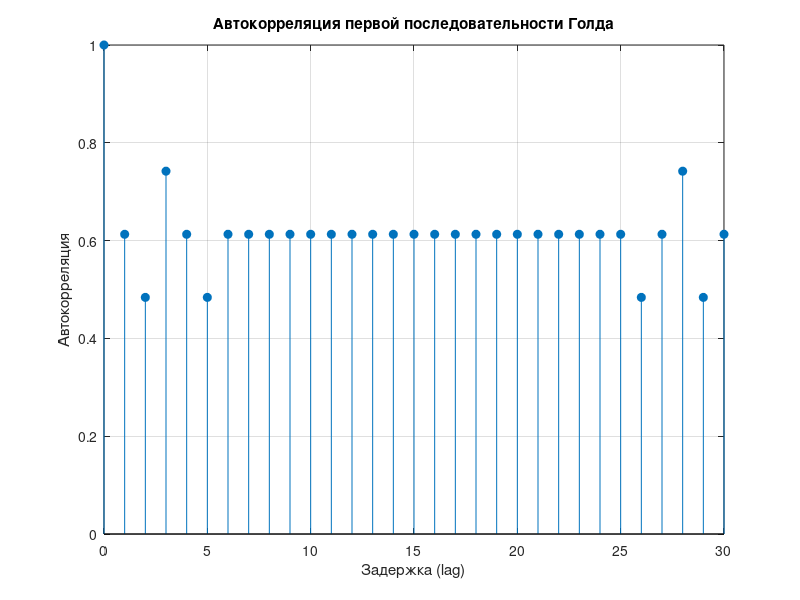

Write the MATLAB code that produced this figure.
function gold_sequences_autocorrelation()
    length_sequence_gold = 31;
    x1 = [0, 0, 1, 0, 0]; % x = 4 в 2СС
    y1 = [0, 1, 1, 0, 1]; % y = x + 7 в 2СС

    gold_sequence_1 = generate_sequence_gold(x1, y1, length_sequence_gold);
    disp('Первая последовательность Голда:');
    disp(gold_sequence_1);
    
    autocorr_values_1 = compute_autocorrelation(gold_sequence_1);
    
    % Построение графика автокорреляции
    figure;
    stem(0:length(gold_sequence_1)-1, autocorr_values_1, 'filled');
    title('Автокорреляция первой последовательности Голда');
    xlabel('Задержка (lag)');
    ylabel('Автокорреляция');
    grid on;

    x2 = [0, 0, 1, 0, 1]; % x + 1 = 5 в 2СС
    y2 = [0, 1, 0, 0, 0]; % y - 5 = 2 в 2СС
    gold_sequence_2 = generate_sequence_gold(x2, y2, length_sequence_gold);
    
    disp('Вторая последовательность Голда:');
    disp(gold_sequence_2);
    
    cross_corr = compute_cross_correlation(gold_sequence_1, gold_sequence_2);
    disp(['Взаимная корреляция между двумя последовательностями Голда: ', num2str(cross_corr)]);
end

function [gold_sequence] = generate_sequence_gold(x, y, length_sequence)
    gold_sequence = zeros(1, length_sequence);
    for i = 1:length_sequence
        [x, ~] = shift_sequence(x, 3, 5); % Индексы в MATLAB начинаются с 1
        [y, ~] = shift_sequence(y, 3, 5);
        
        shift_bit_x = x(1);
        shift_bit_y = y(1);
        
        gold_sequence(i) = shift_bit_x ^ shift_bit_y; % XOR
    end
end

function [x, last_bit] = shift_sequence(x, element_1, element_2)
    shift_bit = bitxor(x(element_1), x(element_2)); % XOR
    last_bit = x(end);
    x = [shift_bit, x(1:end-1)]; % Сдвиг влево
end

function [autocorr_values] = compute_autocorrelation(sequence)
    n = length(sequence);
    autocorr_values = zeros(1, n);
    for shift = 0:n-1
        shifted_seq = circshift(sequence, shift); % Циклический сдвиг
        autocorr_values(shift + 1) = sum(sequence == shifted_seq) / n; % Вычисление автокорреляции
    end
end

function [cross_corr] = compute_cross_correlation(seq1, seq2)
    cross_corr = sum(seq1 == seq2) / length(seq1); % Вычисление взаимной корреляции
end




% zapas
% Функция сдвига регистра с обратной связью
function [reg, output] = lfsr_shift(reg, feedback_positions)
    feedback = 0;
    for pos = feedback_positions
        feedback = xor(feedback, reg(pos));
    end
    output = reg(end);  % Выходной бит - последний бит регистра
    reg = [feedback, reg(1:end-1)];  % Сдвиг регистра с новой обратной связью
end

% Функция генерации последовательности Голда
function gold_sequence = generate_gold_sequence(x, y, taps_x, taps_y, length)
    gold_sequence = zeros(1, length);
    for i = 1:length
        % Выполняем сдвиг для регистров x и y
        [x, bit_x] = lfsr_shift(x, taps_x);
        [y, bit_y] = lfsr_shift(y, taps_y);
        % Результат - побитовая операция XOR между выходными битами x и y
        gold_sequence(i) = xor(bit_x, bit_y);
    end
end

% Параметры для генерации последовательности Голда
x = [0, 0, 1, 0, 0];  % Инициализация регистра x для x = 4
y = [0, 1, 0, 1, 1];  % Инициализация регистра y для y = 11
taps_x = [1, 3];  % Обратные связи для регистра x (0 и 2)
taps_y = [1, 2, 3, 5];  % Обратные связи для регистра y (0, 1, 2 и 4)

x2 = [0, 0, 1, 0, 1];  % Инициализация регистра x для x = 5
y2 = [0, 0, 1, 1, 0];  % Инициализация регистра y для y = 6

% Длина последовательности Голда
sequence_length = 31;

% Генерация последовательности Голда
gold_sequence = generate_gold_sequence(x, y, taps_x, taps_y, sequence_length);
gold_sequence_2 = generate_gold_sequence(x2, y2, taps_x, taps_y, sequence_length);

% Вывод результата
fprintf('Последовательность Голда 1: ');
disp(gold_sequence);

% Таблица циклических сдвигов и нормализованной автокорреляции
table_data = [];
autocorrelation_values = [];

% Рассчитаем значение автокорреляции при сдвиге 0 для нормализации
shifted_sequence = circshift(gold_sequence, 0);
autocorr_value_0 = mean(gold_sequence .* shifted_sequence);

for shift = 0:sequence_length-1
    shifted_sequence = circshift(gold_sequence, shift);
    autocorr_value = 2 * sum(gold_sequence == shifted_sequence) / sequence_length - 1;
 % Нормализация
    
    % Сохранение данных для таблицы
    table_data = [table_data; shift, shifted_sequence, autocorr_value];
    autocorrelation_values = [autocorrelation_values, autocorr_value];
end

% Отображение таблицы
disp('Циклический сдвиг | Последовательность | Нормализованная автокорреляция');
disp(table_data);

fprintf('Последовательность Голда 2: ');
disp(gold_sequence_2);

% Вычисление взаимной корреляции исходной и новой последовательности
cross_correlation = 2 * sum(gold_sequence == shifted_sequence) / sequence_length - 1;
 % Нормализация
disp(['Взаимная корреляция исходной и новой последовательностей: ', num2str(cross_correlation)]);

% Построение графика функции нормализованной автокорреляции
lags = 0:sequence_length-1;
figure;
stem(lags, autocorrelation_values, 'filled');
title('Функция нормализованной автокорреляции в зависимости от величины задержки');
xlabel('Задержка (lag)');
ylabel('Нормализованная автокорреляция');
grid on;
